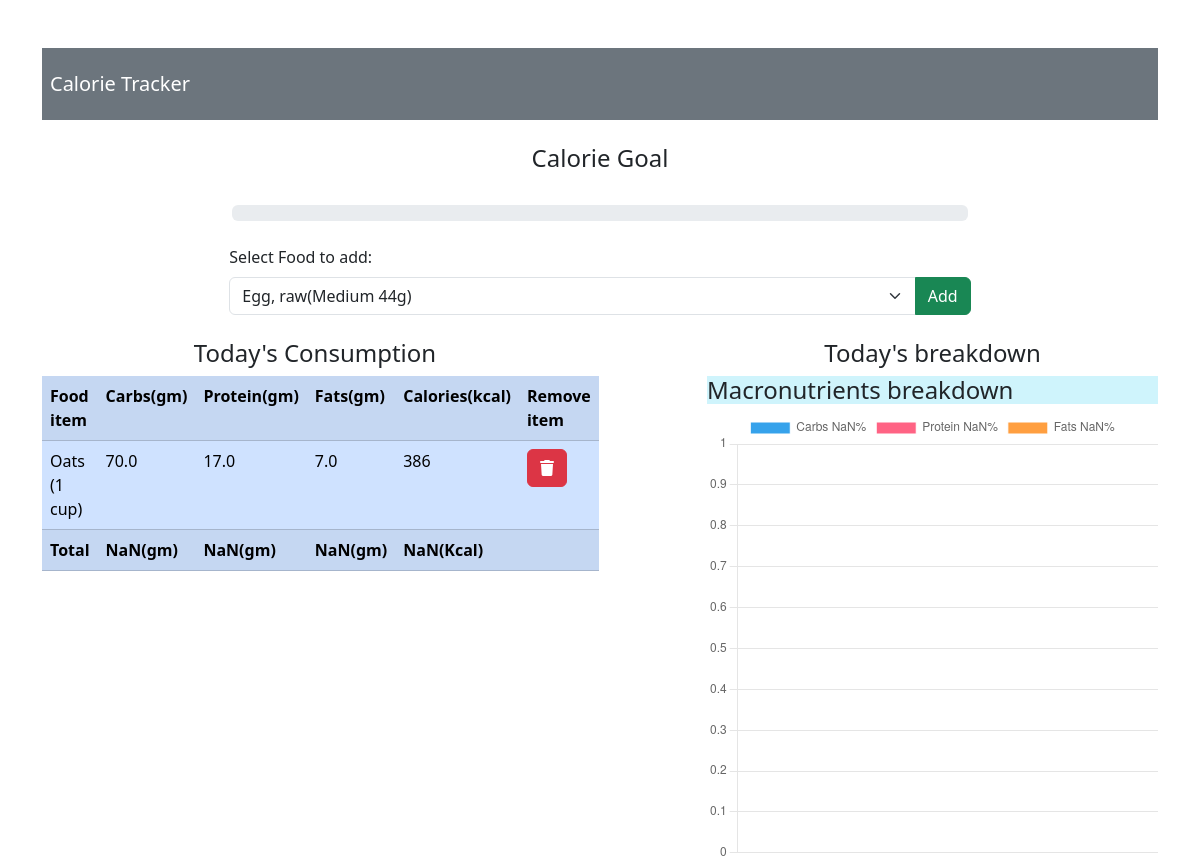
Page / (signed in) on the earlier database version.
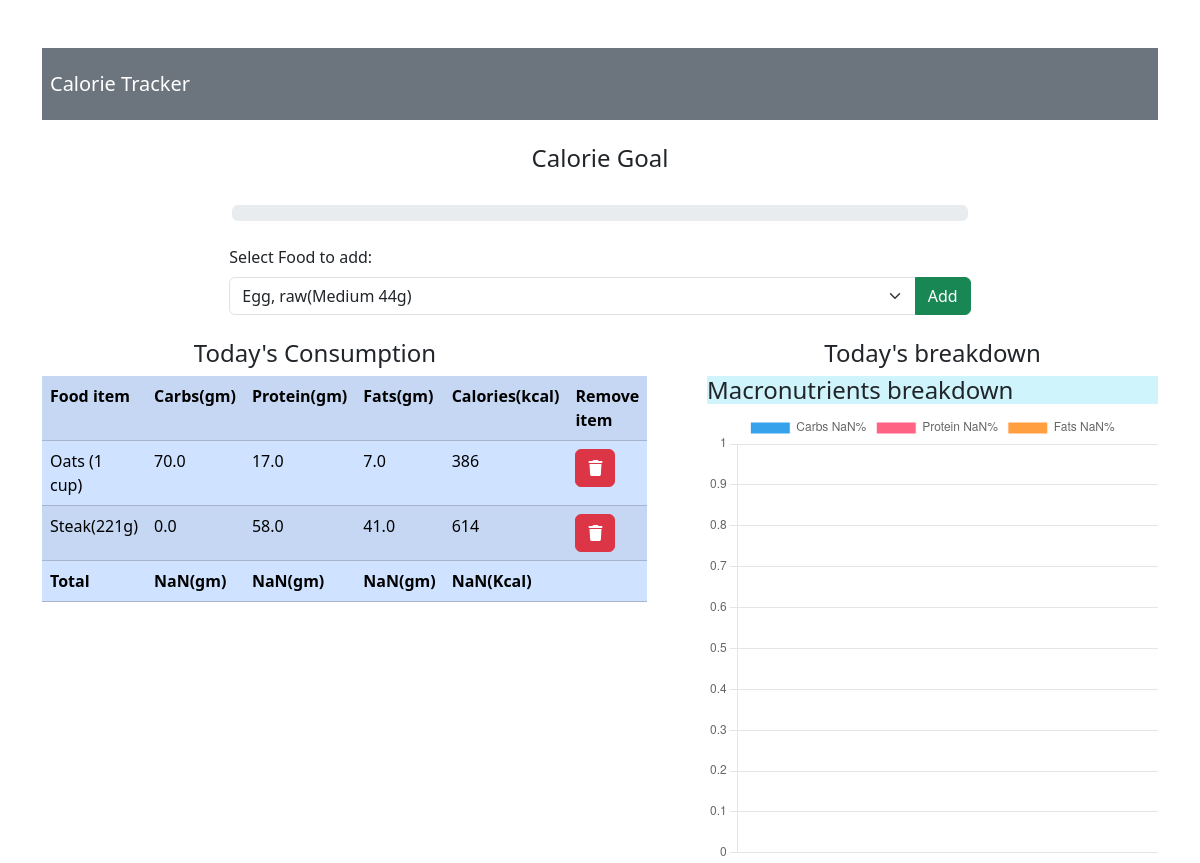
Same page on the later database version.
### app/models.py (models this page shows, shortened)
class Consume(models.Model):
    user = models.ForeignKey(User, on_delete=models.CASCADE)
    food_consumed = models.ForeignKey(Food, on_delete=models.CASCADE)

class Food(models.Model):
    name = models.CharField(max_length=200)
    carbs = models.FloatField()
    protein = models.FloatField()
    fats = models.FloatField()
    calories = models.IntegerField()

### app/views.py (the view)
# urls.py: path('', views.index, name='index'),
def index(request):
    if request.method == 'POST':
        food_consumed = request.POST['food_consumed']
        consume = Food.objects.get(name=food_consumed) #getting the actual food object
        user = request.user
        consume = Consume(user=user, food_consumed=consume)
        consume.save()
        foods = Food.objects.all()
    else:
        foods = Food.objects.all()
    consumed_food = Consume.objects.filter(user=request.user)
    return render(request, 'app/index.html', {'foods':foods, 'consumed_food':consumed_food})

### app/templates/app/index.html (shortened to what the changed rows need)
<!DOCTYPE html>
<html lang="en">
<head>
    <link href="https://cdn.jsdelivr.net/npm/bootstrap@5.3.3/dist/css/bootstrap.min.css" rel="stylesheet">
</head>
<body>
    <div class="container mt-5">
        <br>
        <div class="row">
            <div class="col-md-6">
                <table id="table" class="table table-striped table-primary">
                    <tr class="bg-primary text-white">
                        <th>Food item</th>
                        <th>Carbs(gm)</th>
                        <th>Protein(gm)</th>
                        <th>Fats(gm)</th>
                        <th>Calories(kcal)</th>
                        <th>Remove item</th>
                    </tr>
                        {% for c in consumed_food %}
                        <tr>
                            <td>{{ c.food_consumed.name }}</td>
                            <td>{{ c.food_consumed.carbs }}</td>
                            <td>{{ c.food_consumed.protein }}</td>
                            <td>{{ c.food_consumed.fats }}</td>
                            <td>{{ c.food_consumed.calories }}</td>
                            <td>
                                <a href="{% url 'delete' c.id %}" class="btn btn-danger">
                                <i class="fas fa-trash"></i>
                                </a>
                            </td>
                        </tr>
                    {% endfor %}
                </table>
            </div>
        </div>
</body>
<script>
    var table = document.getElementById('table');
    var carbs = 0, protein= 0, fats = 0, calories = 0;
    for(var i=1; i<table.rows.length-1;i++){
        carbs += parseFloat(table.rows[i].cells[1].innerHTML);
        carbs = Math.round(carbs);
        protein += parseFloat(table.rows[i].cells[2].innerHTML);
        protein = Math.round(protein);
        fats += parseFloat(table.rows[i].cells[3].innerHTML);
        fats = Math.round(fats);
        calories += parseFloat(table.rows[i].cells[4].innerHTML);
        calories = Math.round(calories);
        document.getElementById('totalCarbs').innerHTML = '<b>' + carbs+'(gm)</b>'
        document.getElementById('totalProtein').innerHTML = '<b>' + protein+'(gm)</b>'
        document.getElementById('totalFats').innerHTML = '<b>' + fats+'(gm)</b>'
        document.getElementById('totalCalories').innerHTML = '<b>' + calories+'(Kcal) </b>'
    }
    var calPer = calories/2000 * 100;
    var progressBar = document.getElementsByClassName("progress-bar")[0];
    progressBar.setAttribute("aria-valuenow", calPer);
    progressBar.style.width = calPer + "%";
    var total = carbs+protein+fats;
    var carbsP = Math.round((carbs/total)*100)
    var proteinP = Math.round((protein/total)*100)
    var fatsP = Math.round((fats/total)*100)
    const ctx = document.getElementById('myChart');
    new Chart(ctx, {
    type: 'doughnut',
    data: {
        labels: ['Carbs '+carbsP+'%', 'Protein '+proteinP+'%', 'Fats '+fatsP+'%'],
        datasets: [{
        label: 'Total',
        data: [carbsP, proteinP, fatsP],
        borderWidth: 1
        }]
    },
    options: {
        scales: {
        y: {
            beginAtZero: true
        }
        }
    }
    });
</script>
</html>

Differences in the rows shown:
added Consume: food_consumed.name "Steak(221g)", food_consumed.carbs "0.0", food_consumed.protein "58.0", food_consumed.fats "41.0", food_consumed.calories "614"
